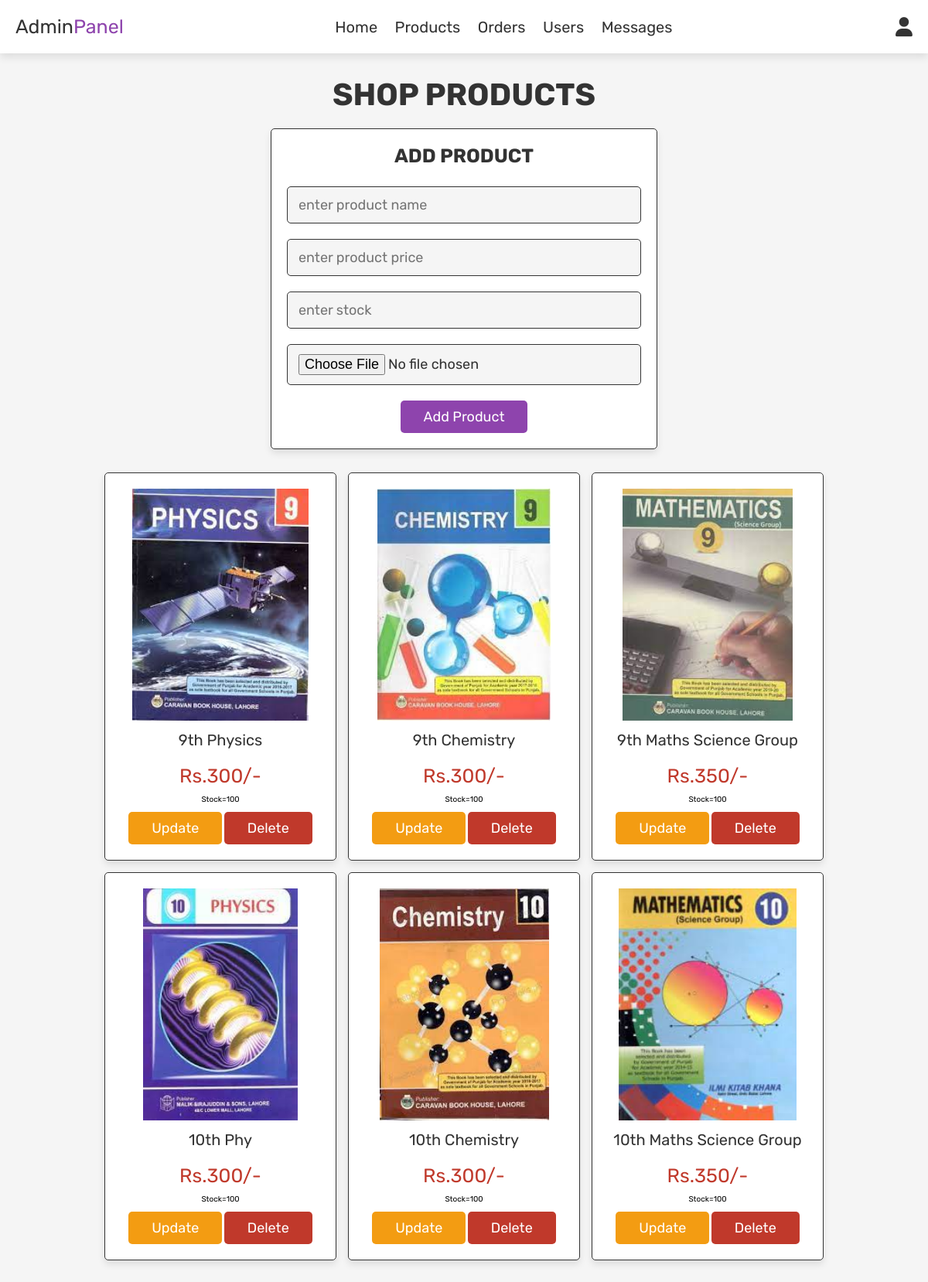
/admin_products.php (signed in), run on the app's committed database.
### tables this page shows
CREATE TABLE `products` (
  `id` int(100) NOT NULL,
  `name` varchar(100) NOT NULL,
  `price` int(100) NOT NULL,
  `stock` varchar(50) NOT NULL,
  `image` varchar(100) NOT NULL
);

### admin_products.php (the view, shortened to what this page needs)
<?php
include 'config.php';
?>
<!DOCTYPE html>
<html lang="en">
<head>
   <link rel="stylesheet" href="https://cdnjs.cloudflare.com/ajax/libs/font-awesome/6.0.0/css/all.min.css">
   <link rel="stylesheet" href="css/admin_style.css">
</head>
<body>
<?php include 'admin_header.php'; ?>
<section class="add-products">
   <h1 class="title">shop products</h1>
   <form action="" method="post" enctype="multipart/form-data">
      <h3>add product</h3>
      <input type="text" name="name" class="box" placeholder="enter product name" required>
      <input type="number" min="0" name="price" class="box" placeholder="enter product price" required>
      <input type="number" min="0" name="stock" class="box" placeholder="enter stock" required>
      <input type="file" name="image" accept="image/jpg, image/jpeg, image/png" class="box" required>
      <input type="submit" value="add product" name="add_product" class="btn">
   </form>
</section>
<section class="show-products">
   <div class="box-container">
      <?php
         $select_products = mysqli_query($conn, "SELECT * FROM `products`") or die('query failed');
         if(mysqli_num_rows($select_products) > 0){
            while($fetch_products = mysqli_fetch_assoc($select_products)){
      ?>
      <div class="box">
         <img src="uploaded_img/<?php echo $fetch_products['image']; ?>" alt="">
         <div class="name"><?php echo $fetch_products['name']; ?></div>
         <div class="price">Rs.<?php echo $fetch_products['price']; ?>/-</div>
         <div class="stock">Stock=<?php echo $fetch_products['stock']; ?></div>
         <a href="admin_products.php?update=<?php echo $fetch_products['id']; ?>" class="option-btn">update</a>
         <a href="admin_products.php?delete=<?php echo $fetch_products['id']; ?>" class="delete-btn" onclick="return confirm('delete this product?');">delete</a>
      </div>
      <?php
         }
      }else{
         echo '<p class="empty">no products added yet!</p>';
      }
      ?>
   </div>
</section>
</body>
</html>

### admin_header.php (shortened to what this page needs)
<header class="header">
   <div class="flex">
      <a href="admin_page.php" class="logo">Admin<span>Panel</span></a>
      <nav class="navbar">
         <a href="admin_page.php">Home</a>
         <a href="admin_products.php">Products</a>
         <a href="admin_orders.php">Orders</a>
         <a href="admin_users.php">Users</a>
         <a href="admin_contacts.php">Messages</a>
      </nav>
      <div class="icons">
         <div id="user-btn" class="fas fa-user"></div>
      </div>
   </div>
</header>

### css/admin_style.css (style rules this page uses)
:root { --purple:#8e44ad; --red:#c0392b; --orange:#f39c12; --black:#333; --white:#fff; --light-color:#666; --light-white:#ccc; --light-bg:#f5f5f5; --border:.1rem solid var(--black); --box-shadow:0 .5rem 1rem rgba(0,0,0,.1); }
* { font-family: 'Rubik', sans-serif; margin:0; padding:0; box-sizing: border-box; outline: none; border:none; text-decoration: none; transition:all .2s linear; }
html { font-size: 62.5%; overflow-x: hidden; }
body { background-color: var(--light-bg); }
section { padding:3rem 2rem; }
.title { text-align: center; margin-bottom: 2rem; text-transform: uppercase; color:var(--black); font-size: 4rem; }
.btn, .option-btn, .delete-btn, .white-btn { display: inline-block; margin-top: 1rem; padding:1rem 3rem; cursor: pointer; color:var(--white); font-size: 1.8rem; border-radius: .5rem; text-transform: capitalize; }
.white-btn, .btn { background-color: var(--purple); }
.option-btn { background-color: var(--orange); }
.delete-btn { background-color: var(--red); }
.header { position: sticky; top:0; left:0; right:0; z-index: 1000; background-color: var(--white); box-shadow: var(--box-shadow); }
.header .flex { display: flex; align-items: center; padding:2rem; justify-content: space-between; position: relative; max-width: 1200px; margin:0 auto; }
.header .flex .logo { font-size: 2.5rem; color:var(--black); }
.header .flex .logo span { color:var(--purple); }
.header .flex .navbar a { margin:0 1rem; font-size: 2rem; color:var(--black); }
.header .flex .icons div { margin-left: 1.5rem; font-size: 2.5rem; cursor: pointer; color:var(--black); }
.add-products form { background-color: var(--white); border-radius: .5rem; padding:2rem; text-align: center; box-shadow: var(--box-shadow); border:var(--border); max-width: 50rem; margin:0 auto; }
.add-products form h3 { font-size: 2.5rem; text-transform: uppercase; color:var(--black); margin-bottom: 1.5rem; }
.add-products form .box { width: 100%; background-color: var(--light-bg); border-radius: .5rem; margin:1rem 0; padding:1.2rem 1.4rem; color:var(--black); font-size: 1.8rem; border:var(--border); }
.show-products .box-container { display: grid; grid-template-columns: repeat(auto-fit, 30rem); justify-content: center; gap:1.5rem; max-width: 1200px; margin:0 auto; align-items: flex-start; }
.show-products { padding-top: 0; }
.show-products .box-container .box { text-align: center; padding:2rem; border-radius: .5rem; border:var(--border); box-shadow: var(--box-shadow); background-color: var(--white); }
.show-products .box-container .box img { height: 30rem; }
.show-products .box-container .box .name { padding:1rem 0; font-size: 2rem; color:var(--black); }
.show-products .box-container .box .price { padding:1rem 0; font-size: 2.5rem; color:var(--red); }

### data on the page
products: image (picture), name "9th Physics", price "300", stock "100"
products: image (picture), name "9th Chemistry", price "300", stock "100"
products: image (picture), name "9th Maths Science Group", price "350", stock "100"
products: image (picture), name "10th Phy", price "300", stock "100"
products: image (picture), name "10th Chemistry", price "300", stock "100"
products: image (picture), name "10th Maths Science Group", price "350", stock "100"
